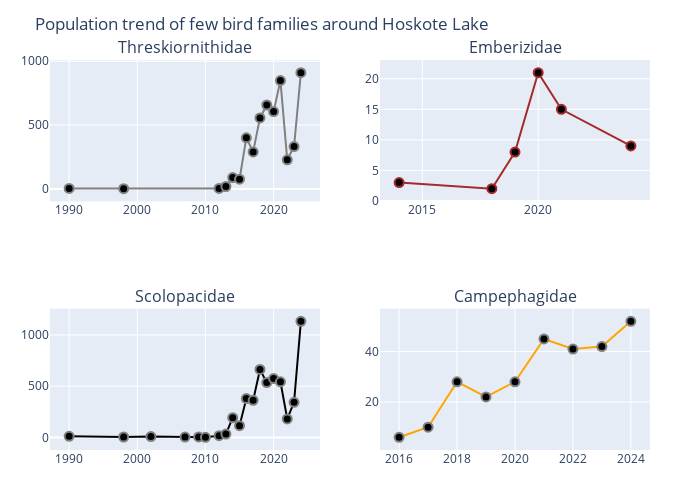

Notebook source saved alongside this figure:
### Code cell
# Plot the trend of Ardeidae, Emberizidae, Scolopacidae and Campephagidae families 

using PlotlyJS

Ardeidae_plot() = scatter(
    x=result_Ardeidae.OBSERVATION_DATE_YEAR_ONLY,
    y=result_Ardeidae.count,
    mode="lines+markers",
    marker=attr(
        size=9,
        color="black",
        symbol="circle",
        line=attr(width=2, color="grey")
    ),
    line=attr(color="grey", width=2)
)

Emberizidae_plot() = scatter(
    x=result_Emberizidae.OBSERVATION_DATE_YEAR_ONLY,
    y=result_Emberizidae.count,
    mode="lines+markers",
    marker=attr(
        size=9,
        color="black",
        symbol="circle",
        line=attr(width=2, color="lightbrown")
    ),
    line=attr(color="brown", width=2)
)

Scolopacidae_plot() = scatter(
    x=result_Scolopacidae.OBSERVATION_DATE_YEAR_ONLY,
    y=result_Scolopacidae.count,
    mode="lines+markers",
    marker=attr(
        size=9,
        color="black",
        symbol="circle",
        line=attr(width=2, color="grey")
    ),
    line=attr(color="darkbrown", width=2)
)

Campephagidae_plot() = scatter(
    x=result_Campephagidae.OBSERVATION_DATE_YEAR_ONLY,
    y=result_Campephagidae.count,
    mode="lines+markers",
    marker=attr(
        size=9,
        color="black",
        symbol="circle",
        line=attr(width=2, color="grey")
    ),
    line=attr(color="orange", width=2)
)

plot_Ardeidae = plot(Ardeidae_plot(), Layout(title="Ardeidae"))
plot_Emberizidae = plot(Emberizidae_plot(), Layout(title="Emberizidae"))
plot_Scolopacidae = plot(Scolopacidae_plot(), Layout(title="Scolopacidae"))
plot_Campephagidae = plot(Campephagidae_plot(), Layout(title="Campephagidae"))

plot_family7 = [plot_Threskiornithidae plot_Emberizidae ; plot_Scolopacidae plot_Campephagidae]

relayout!(plot_family7, 
    height = 500,
    width = 700,
    title="Population trend of few bird families around Hoskote Lake",
    showlegend = false,   
    )

plot_family7

### Figure 1 — Plotly figure (JSON) as saved in the notebook; plotly's stock layout.template omitted (floating-point values rounded to 4 significant figures)
{"data": [{"line": {"color": "grey", "width": 2}, "marker": {"color": "black", "line": {"color": "grey", "width": 2}, "size": 9, "symbol": "circle"}, "mode": "lines+markers", "type": "scatter", "x": [1990, 1998, 2012, 2013, 2014, 2015, 2016, 2017, 2018, 2019, 2020, 2021, 2022, 2023, 2024], "xaxis": "x1", "y": [4, 2, 4, 19, 89, 76, 400, 290, 556, 657, 606, 848, 228, 332, 910], "yaxis": "y1"}, {"line": {"color": "brown", "width": 2}, "marker": {"color": "black", "line": {"color": "lightbrown", "width": 2}, "size": 9, "symbol": "circle"}, "mode": "lines+markers", "type": "scatter", "x": [2014, 2018, 2019, 2020, 2021, 2024], "xaxis": "x2", "y": [3, 2, 8, 21, 15, 9], "yaxis": "y2"}, {"line": {"color": "darkbrown", "width": 2}, "marker": {"color": "black", "line": {"color": "grey", "width": 2}, "size": 9, "symbol": "circle"}, "mode": "lines+markers", "type": "scatter", "x": [1990, 1998, 2002, 2007, 2009, 2010, 2012, 2013, 2014, 2015, 2016, 2017, 2018, 2019, 2020, 2021, 2022, 2023, 2024], "xaxis": "x3", "y": [12, 5, 9, 4, 6, 2, 18, 34, 193, 115, 379, 362, 663, 535, 574, 543, 181, 343, 1132], "yaxis": "y3"}, {"line": {"color": "orange", "width": 2}, "marker": {"color": "black", "line": {"color": "grey", "width": 2}, "size": 9, "symbol": "circle"}, "mode": "lines+markers", "type": "scatter", "x": [2016, 2017, 2018, 2019, 2020, 2021, 2022, 2023, 2024], "xaxis": "x4", "y": [6, 10, 28, 22, 28, 45, 41, 42, 52], "yaxis": "y4"}], "layout": {"annotations": [{"font": {"size": 16}, "showarrow": false, "text": "Threskiornithidae", "x": 0.225, "xanchor": "center", "xref": "paper", "y": 1, "yanchor": "bottom", "yref": "paper"}, {"font": {"size": 16}, "showarrow": false, "text": "Emberizidae", "x": 0.775, "xanchor": "center", "xref": "paper", "y": 1, "yanchor": "bottom", "yref": "paper"}, {"font": {"size": 16}, "showarrow": false, "text": "Scolopacidae", "x": 0.225, "xanchor": "center", "xref": "paper", "y": 0.3625, "yanchor": "bottom", "yref": "paper"}, {"font": {"size": 16}, "showarrow": false, "text": "Campephagidae", "x": 0.775, "xanchor": "center", "xref": "paper", "y": 0.3625, "yanchor": "bottom", "yref": "paper"}], "height": 500, "margin": {"b": 50, "l": 50, "r": 50, "t": 60}, "showlegend": false, "title": "Population trend of few bird families around Hoskote Lake", "width": 700, "xaxis1": {"anchor": "y1", "domain": [0, 0.45]}, "xaxis2": {"anchor": "y2", "domain": [0.55, 1]}, "xaxis3": {"anchor": "y3", "domain": [0, 0.45]}, "xaxis4": {"anchor": "y4", "domain": [0.55, 1]}, "yaxis1": {"anchor": "x1", "domain": [0.6375, 1]}, "yaxis2": {"anchor": "x2", "domain": [0.6375, 1]}, "yaxis3": {"anchor": "x3", "domain": [5.551e-17, 0.3625]}, "yaxis4": {"anchor": "x4", "domain": [5.551e-17, 0.3625]}}}
